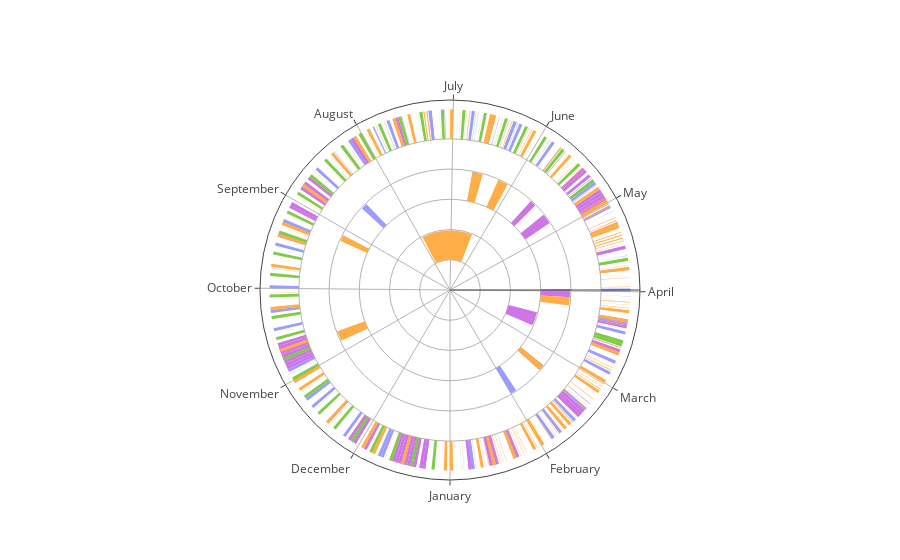

Here is the notebook cell this chart was saved with:
### Code cell
dring = df
try:
    del f
except NameError:
    pass
    
f = go.Figure(go.Barpolar(theta=df.midtheta, r=df.r, width=df.width, base=df.rbase,
                          text=df.summary, marker_color=df.color))

tickvals, ticktext = calendar_ticks(y24)

f.update_layout(height=800)
f.update_layout(
    template=None,
    polar = dict(
        radialaxis = dict(tickvals=[ring_to_base(ring, intervalsdf) for ring in intervalsdf.name],
                          showticklabels=False, ticks='',
                         ),
        angularaxis = dict(
            rotation = -90,
            showticklabels=True,
            ticks='outside',
            ticktext=ticktext,
            tickvals=tickvals,
)
    )
)
f.show()

### Figure 1 — Plotly figure (JSON) as saved in the notebook; plotly's stock layout.template omitted (floating-point values rounded to 4 significant figures; data arrays with more than 128 entries replaced by an {"elided": "..."} marker saying what was removed)
{"data": [{"base": {"elided": "632 float values"}, "marker": {"color": {"elided": "632 str values"}}, "r": {"elided": "632 float values"}, "text": {"elided": "632 str values"}, "theta": {"elided": "632 float values"}, "type": "barpolar", "width": {"elided": "632 float values"}}], "layout": {"autosize": true, "polar": {"angularaxis": {"rotation": -90, "showticklabels": true, "ticks": "outside", "ticktext": ["January", "February", "March", "April", "May", "June", "July", "August", "September", "October", "November", "December"], "tickvals": [0, 30.49, 59.02, 89.47, 119.0, 149.5, 179.0, 209.5, 240.0, 269.5, 300.0, 329.5], "type": "linear"}, "radialaxis": {"autorange": true, "range": [0, 1.047], "showticklabels": false, "ticks": "", "tickvals": [0.8333, 0.6667, 0.5, 0.3333, 0.1667], "type": "linear"}}}}
